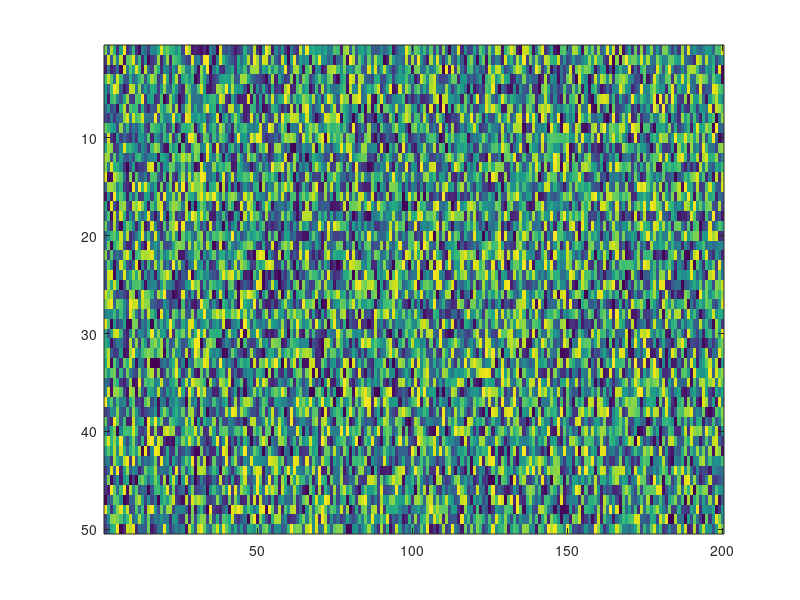

This chart was generated by the following MATLAB code: (Note: this script raises an error after producing the figure.)
%%%%%%%%%%%%%%%%%%%%%%%%%%%%%%%%%%%%%%%%%%%%%%%%%%%%%%%%%%%%%%%%%%%%%%%%%%%
%%%
%%%    This script gives examples of the surfscreen function
%%%
%%%%%%%%%%%%%%%%%%%%%%%%%%%%%%%%%%%%%%%%%%%%%%%%%%%%%%%%%%%%%%%%%%%%%%%%%%%

figure; imagesc(rand(50,200));
surfscreen
